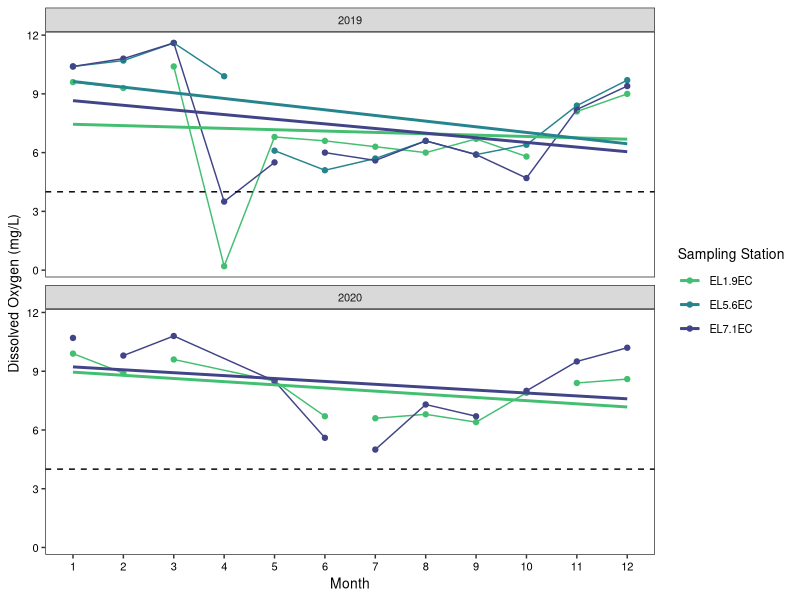
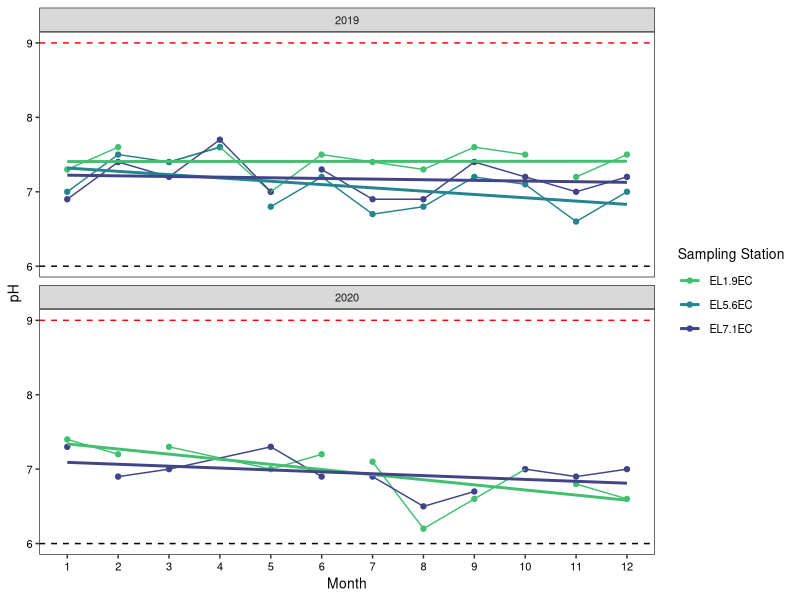

R code for these plots, in order: (Note: this script raises an error after producing the figures.)
## ---- chunk 1
knitr::opts_knit$set(root.dir = '/Users/analiselindborg/Desktop/Desktop - Analise’s MacBook Pro/Data Analytics/EDA_Final_Project_DurhamWQ')
## ---- chunk 2
getwd()
library(tidyverse)
library(lubridate)

ellerbe.data <- read.csv("./Data/Raw/Ellerbe Creek/durham_AllData.csv")
## ---- chunk 3
## 1. Select columns of interest
ellerbe.sub <- ellerbe.data %>%
  select(Stream.Name, Station.Name, Parameter, Date.Time, Value, QA.Code, Unit, Comments, Rain.in.Last.24.Hours, Sky.Condition)

## 2. Subsetting data for following metrics: DO, pH, Fecal Coliform, Zn, Cu, temp, TP, TSS, and turbidity

ellerbe.sub <- ellerbe.sub %>%
  filter(Parameter %in% c("Dissolved Oxygen", "pH", "Fecal Coliform", "Zinc", "Copper", "Temperature", "Total Phosphorus", "Total Suspended Solids", "Turbidity"))

## 3. Fix date
ellerbe.sub <- ellerbe.sub %>%
  separate(Date.Time, into = c("Date", "Time"), sep = "\\s")

ellerbe.sub$Date <- as.Date(ellerbe.sub$Date, format = "%m/%d/%y")

## 4. Some sample dates have site duplicates. Averaging these duplicate values to get one value for each parameter at each site on each data. Create a year column
ellerbe.grouped <- ellerbe.sub %>%
  group_by(Stream.Name, Station.Name, Parameter, Date, Comments, Rain.in.Last.24.Hours, Sky.Condition) %>%
 summarize(Final_Value = mean(Value)) %>%
  mutate(Year = year(Date),
         Month = month(Date))

#ellerbe.grouped$Month <- factor(ellerbe.grouped$Month, levels = c("Jan", "Feb", "Mar", "Apr", "May", "Jun", "Jul", "Aug", "Sep", "Oct", "Nov", "Dec"))

ellerbe.grouped$Year <- as.character(ellerbe.grouped$Year)

## save long dataset
#write.csv(ellerbe.grouped, "./Data/Processed/Ellerbe_long.csv")

#creating pivot wider dataframe to make WQ parameters their own columns. 
ellerbe.wide <- ellerbe.grouped %>%
  pivot_wider(names_from = Parameter, values_from = Final_Value)

#save wide dataset
#write.csv(ellerbe.wide, "./Data/Processed/Ellerbe_wide.csv")

## ---- chunk 4
theme <- 
  theme_bw() +
  theme(panel.grid.minor = element_blank(),
        panel.grid.major = element_blank(),
        text = element_text(color = "black", size = 10),
        axis.text.x = element_text(color = "black"),
        axis.text.y = element_text(color = "black"))

theme_set(theme)
## ---- chunk 5
ggplot(ellerbe.wide, aes(x = Month, y = `Dissolved Oxygen`, color = Station.Name)) +
  geom_point() +
  geom_line() +
  geom_smooth(method = "lm", se = FALSE) +
  geom_hline(yintercept = 4, lty = 2) +
  scale_color_viridis_d(begin = 0.7, end = 0.2, name = "Sampling Station") +
  scale_x_continuous(breaks=seq(1,12,1)) +
  labs(y = "Dissolved Oxygen (mg/L)", x = "Month") +
  facet_wrap(~Year, nrow=2) +
  theme 
## ---- chunk 6
ggplot(ellerbe.wide, aes(x = Month, y = pH, color = Station.Name)) +
  geom_point() +
  geom_line() +
  geom_smooth(method = "lm", se = FALSE) +
  geom_hline(yintercept = 6, lty = 2) +
  geom_hline(yintercept = 9, lty = 2, color = "red") +
  scale_color_viridis_d(begin = 0.7, end = 0.2, name = "Sampling Station") +
  scale_x_continuous(breaks=seq(1,12,1)) +
  facet_wrap(~Year, nrow=2) +
  labs(y = "pH", x = "Month") +
  theme
## ---- chunk 7
ggplot(ellerbe.wide, aes(x = Month, y = Fecal.Coliform, color = Station.Name)) +
  geom_point() +
  geom_line() +
  geom_hline(yintercept = 400, lty = 2, color = "red") +
  scale_y_log10(
    breaks = scales::trans_breaks("log10", function(x) 10^x),
    labels = scales::trans_format("log10", scales::math_format(10^.x))) +
  annotation_logticks(sides = "l", scaled = TRUE) +
  scale_color_viridis_d(begin = 0.7, end = 0.2, name = "Sampling Station") +
  scale_x_continuous(breaks=seq(1,12,1)) +
  facet_wrap(~Year, nrow=2) +
  labs(y = "Fecal Coliform (cfu/100mL)", x = "Month") +
  theme 
## ---- chunk 8
ggplot(ellerbe.wide, aes(x = Month, y = Temperature, color = Station.Name)) +
  geom_point() +
  geom_line() +
  geom_hline(yintercept = 32, lty = 2, color = "red") +
  geom_smooth(method = "lm", se = FALSE) +
  scale_color_viridis_d(begin = 0.7, end = 0.2, name = "Sampling Station") +
  scale_x_continuous(breaks=seq(1,12,1)) +
  facet_wrap(~Year, nrow=2) +
  labs(y = "Temperature (Celcius)", x = "Month") +
  theme 

## ---- chunk 9
ggplot(ellerbe.wide, aes(x = Month, y = `Total Phosphorus`, color = Station.Name)) +
  geom_point() +
  geom_line() +
  geom_smooth(method = "lm", se = FALSE) +
  scale_color_viridis_d(begin = 0.7, end = 0.2, name = "Sampling Station") +
  scale_x_continuous(breaks=seq(1,12,1)) +
  facet_wrap(~Year, nrow=2) +
  labs(y = "Total Phosphorus (mg/L)", x = "Month") +
  theme
## ---- chunk 10
ggplot(ellerbe.wide, aes(x = Month, y = `Total Suspended Solids`, color = Station.Name)) +
  geom_point() +
  geom_line() +
  scale_color_viridis_d(begin = 0.7, end = 0.2, name = "Sampling Station") +
  scale_x_continuous(breaks=seq(1,12,1)) +
  facet_wrap(~Year, nrow=2) +
  labs(y = "Total Suspended Solids (mg/L)", x = "Month") +
  theme 
## ---- chunk 11
ggplot(ellerbe.wide, aes(x = Month, y = `Turbidity`, color = Station.Name)) +
  geom_point() +
  geom_line() +
  geom_hline(yintercept = 50, lty = 2, color = "red") +
  scale_color_viridis_d(begin = 0.7, end = 0.2, name = "Sampling Station") +
  scale_x_continuous(breaks=seq(1,12,1)) +
  facet_wrap(~Year, nrow=2) +
  labs(y = "Turbidity (NTU)", x = "Month") +
  theme 

## ---- chunk 12
                         
ggplot(subset(ellerbe.grouped, Parameter %in% c("Zinc", "Copper")), aes(x = Month, y = Final_Value, color = Station.Name)) +
  geom_point() +
  geom_line()+
  #geom_smooth(method = "lm", se = FALSE) +
  geom_hline(yintercept = 3.6, lty = 2, color = "orange") +
  geom_hline(yintercept = 36, lty = 2, color = "grey") +
  scale_color_viridis_d(begin = 0.7, end = 0.2, name = "Sampling Station") +
  scale_x_continuous(breaks=seq(1,12,1)) +
  facet_grid(Year~Parameter) +
  labs(y = "Concentration (ug/L)", x = "Month") +
  theme
## ---- chunk 13
#*significant, p-value = 0.0009
aov <- aov(ellerbe.wide$pH ~ ellerbe.wide$Year)
summary(aov)
TukeyHSD(aov)
## ---- chunk 14

##ANOVA
#compare zinc and copper concentrations between 2019 and 2020. **Not significant
aov <- aov(ellerbe.wide$Zinc ~ ellerbe.wide$Year)
summary(aov)
 
aov <- aov(ellerbe.wide$Copper ~ ellerbe.wide$Year)
summary(aov)          
## ---- chunk 15
ggplot(subset(ellerbe.grouped, Parameter == "Temperature"), aes(x = Sky.Condition, y = Final_Value, fill = Station.Name)) +
  geom_boxplot() +
  scale_fill_viridis_d(begin = 0.7, end = 0.2, name = "Sampling Station") +
  facet_wrap(~Year, nrow=1) +
  labs(y = "Temperature (Celcius)", x = "Sky Condition") +
  theme

#Over time (since this likely changes with season)
ggplot(subset(ellerbe.grouped, Parameter == "Temperature"), aes(x = Month, y = Final_Value, color = Station.Name)) +
  geom_point() +
  geom_line() +
  scale_color_viridis_d(begin = 0.7, end = 0.2, name = "Sampling Station") +
  scale_x_continuous(breaks=seq(1,12,1)) +
  labs(y = "Temperature (Celcius)", x = "Month") +
  theme+
  facet_grid(Year~Sky.Condition)
## ---- chunk 16
ggplot(subset(ellerbe.grouped, Parameter == "Turbidity"), aes(x = Rain.in.Last.24.Hours, y = Final_Value, fill = Station.Name)) +
  geom_boxplot() +
  geom_point(position = position_jitterdodge(jitter.width = 0.05), alpha = 0.7) +
  scale_fill_viridis_d(begin = 0.7, end = 0.2, name = "Sampling Station") +
  facet_wrap(~Year, nrow=1, scales = "free") +
  labs(y = "Turbidity (NTU)", x = "Rain in Last 24 Hours?") +
  theme

##ANOVA

#comparing turbidity and rain in last 24 hours for 2019 (all sites combined, combined sites because we have different numnber of sites between 2019 and 2020 so want to make the comparison similar)
d.2019 <- ellerbe.wide %>%
  filter(Year == 2019)

#*significant, pvalue = 1.48e-5
aov <- aov(d.2019$Turbidity ~ d.2019$Rain.in.Last.24.Hours)
summary(aov)

#comparing turbidity and rain in last 24 hours for 2020
d.2020 <- ellerbe.wide %>%
  filter(Year == 2020)

#*significant, p-value = 0.0086
aov <- aov(d.2020$Turbidity ~ d.2020$Rain.in.Last.24.Hours)
summary(aov)


#compare turbidity between 2019 and 2020
#*significant, p-value = 0.03
aov <- aov(ellerbe.wide$Turbidity ~ ellerbe.wide$Year)
summary(aov)
TukeyHSD(aov)

#turbid vss tss
ggplot(ellerbe.wide, aes(x = Turbidity, y = `Total Suspended Solids`, color = Station.Name)) +
  geom_point() +
  geom_smooth(method = "lm", se = FALSE) +
  scale_color_viridis_d(begin = 0.7, end = 0.2, name = "Sampling Station") +
  facet_wrap(~Year, nrow = 1, scales = "free") +
  labs(y = "Total Suspended Solids (mg/L)", x = "Turbidity (NTU)") +
  theme 

## regression for turbid vs tss in 2019
lm <- lm(d.2019$Turbidity ~ d.2019$`Total Suspended Solids`)
summary(lm)


#regression for turbid vs tss in 2020
lm <- lm(d.2020$Turbidity ~ d.2020$`Total Suspended Solids`)
summary(lm)
## ---- chunk 17
ggplot(ellerbe.wide, aes(x = Turbidity, y = `Total Suspended Solids`, color = Station.Name)) +
  geom_point() +
  geom_smooth(method = "lm", se = FALSE) +
  scale_color_viridis_d(begin = 0.7, end = 0.2, name = "Sampling Station") +
  facet_wrap(~Year, nrow = 1, scales = "free") +
  labs(y = "Total Suspended Solids (mg/L)", x = "Turbidity (NTU)") +
  theme 

#removing outlier point to better show trend
ggplot(ellerbe.wide, aes(x = Turbidity, y = `Total Suspended Solids`, color = Station.Name)) +
  geom_point() +
  geom_smooth(method = "lm", se = FALSE) +
  xlim(0,80)+
  ylim(0,80) +
  scale_color_viridis_d(begin = 0.7, end = 0.2, name = "Sampling Station") +
  labs(y = "Total Suspended Solids (mg/L)", x = "Turbidity (NTU)") +
  theme 

## ---- chunk 18
# Temp & DO 
ggplot(ellerbe.wide, aes(x = Temperature, y = `Dissolved Oxygen`, color = Station.Name)) +
  geom_point() +
  geom_smooth(method = "lm", se = FALSE) +
  scale_color_viridis_d(begin = 0.7, end = 0.2, name = "Sampling Station") +
  facet_wrap(~Year, nrow = 1) +
  labs(y = "Dissolved Oxygen (mg/L)", x = "Temperature (Celcius)") +
  theme 


#Temp & Fec Col
ggplot(ellerbe.wide, aes(x = Temperature, y = `Fecal Coliform`, color = Station.Name)) +
  geom_point() +
  geom_smooth(method = "lm", se = FALSE) +
  scale_color_viridis_d(begin = 0.7, end = 0.2, name = "Sampling Station") +
  facet_wrap(~Year, nrow = 1) +
  labs(y = "Fecal Coliform (cfu/100mL)", x = "Temperature (Celcius)") +
  theme 
